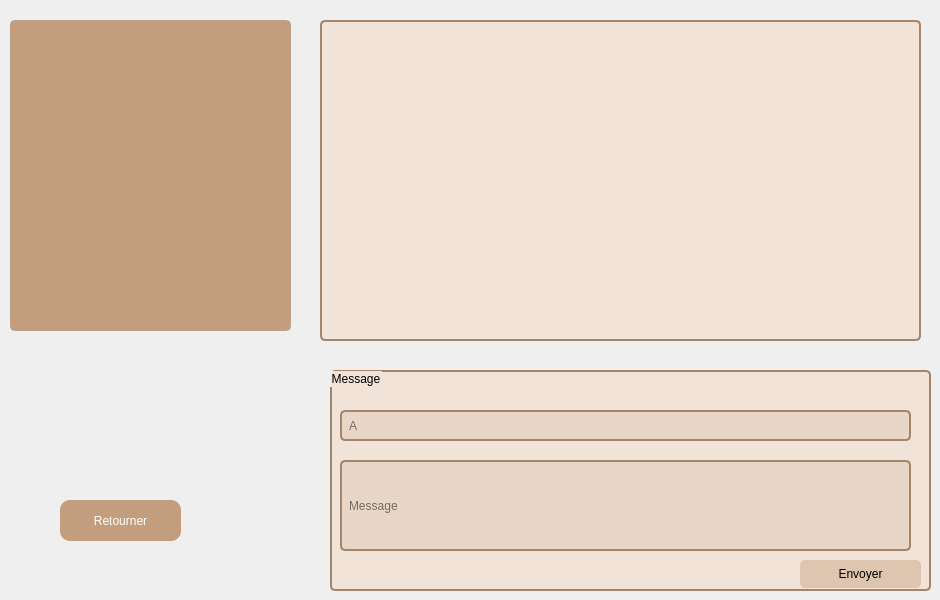
        <widget class="QWidget" name="page_44">
         <widget class="QTableView" name="tableView2_2">
          <property name="geometry">
           <rect>
            <x>10</x>
            <y>20</y>
            <width>281</width>
            <height>311</height>
           </rect>
          </property>
          <property name="styleSheet">
           <string notr="true">QTableView {
    background-color: #C29E7E; /* Table view background color */
    border: 2px solid #BBA18A; /* Border color */
    border-radius: 5px; /* Rounded corners */
}</string>
          </property>
         </widget>
         <widget class="QTextBrowser" name="chatbox_2">
          <property name="geometry">
           <rect>
            <x>320</x>
            <y>20</y>
            <width>601</width>
            <height>321</height>
           </rect>
          </property>
          <property name="styleSheet">
           <string notr="true">QTextBrowser {
    background-color: #F1E3D7; /* Text browser background color */
    border: 2px solid #A48569; /* Border color */
    border-radius: 5px; /* Rounded corners */
}
</string>
          </property>
         </widget>
         <widget class="QGroupBox" name="groupBox_3">
          <property name="geometry">
           <rect>
            <x>330</x>
            <y>370</y>
            <width>601</width>
            <height>221</height>
           </rect>
          </property>
          <property name="styleSheet">
           <string notr="true">QGroupBox {
    background-color: #F1E3D7; /* Group box background color */
    border: 2px solid #A48569; /* Border color */
    border-radius: 5px; /* Rounded corners */
}</string>
          </property>
          <property name="title">
           <string>Message</string>
          </property>
          <widget class="QPushButton" name="pushButton_send_2">
           <property name="geometry">
            <rect>
             <x>470</x>
             <y>190</y>
             <width>121</width>
             <height>28</height>
            </rect>
           </property>
           <property name="styleSheet">
            <string notr="true">QPushButton {
    background-color: #DDC5B0; /* Button background color */
    border: none; /* Remove default button border */
    border-radius: 5px; /* Rounded corners */
    padding: 5px 10px; /* Padding inside the button */
}</string>
           </property>
           <property name="text">
            <string>Envoyer</string>
           </property>
          </widget>
          <widget class="QLineEdit" name="lineEdit_receiver_2">
           <property name="geometry">
            <rect>
             <x>10</x>
             <y>40</y>
             <width>571</width>
             <height>31</height>
            </rect>
           </property>
           <property name="styleSheet">
            <string notr="true">QLineEdit {
    background-color: #E8D7C6; /* Lighter background color */
    border: 2px solid #A48569; /* Border color */
    border-radius: 5px; /* Rounded corners */
    padding: 5px; /* Padding inside the QLineEdit */
}</string>
           </property>
           <property name="text">
            <string/>
           </property>
           <property name="placeholderText">
            <string>A</string>
           </property>
          </widget>
          <widget class="QLineEdit" name="lineEdit_send_2">
           <property name="geometry">
            <rect>
             <x>10</x>
             <y>90</y>
             <width>571</width>
             <height>91</height>
            </rect>
           </property>
           <property name="styleSheet">
            <string notr="true">QLineEdit {
    background-color: #E8D7C6; /* Lighter background color */
    border: 2px solid #A48569; /* Border color */
    border-radius: 5px; /* Rounded corners */
    padding: 5px; /* Padding inside the QLineEdit */
}</string>
           </property>
           <property name="text">
            <string/>
           </property>
           <property name="placeholderText">
            <string>Message</string>
           </property>
          </widget>
         </widget>
         <widget class="QPushButton" name="BackSupprimer_5">
          <property name="geometry">
           <rect>
            <x>60</x>
            <y>500</y>
            <width>121</width>
            <height>41</height>
           </rect>
          </property>
          <property name="styleSheet">
           <string notr="true">QPushButton
{
border-radius:10px;
background-color:#C29E7E;
color:white;
}
QPushButton:pressed{
padding-left:5px;
padding-top:5px;
background-color: #C29E7E;


}</string>
          </property>
          <property name="text">
           <string>Retourner</string>
          </property>
         </widget>
        </widget>
